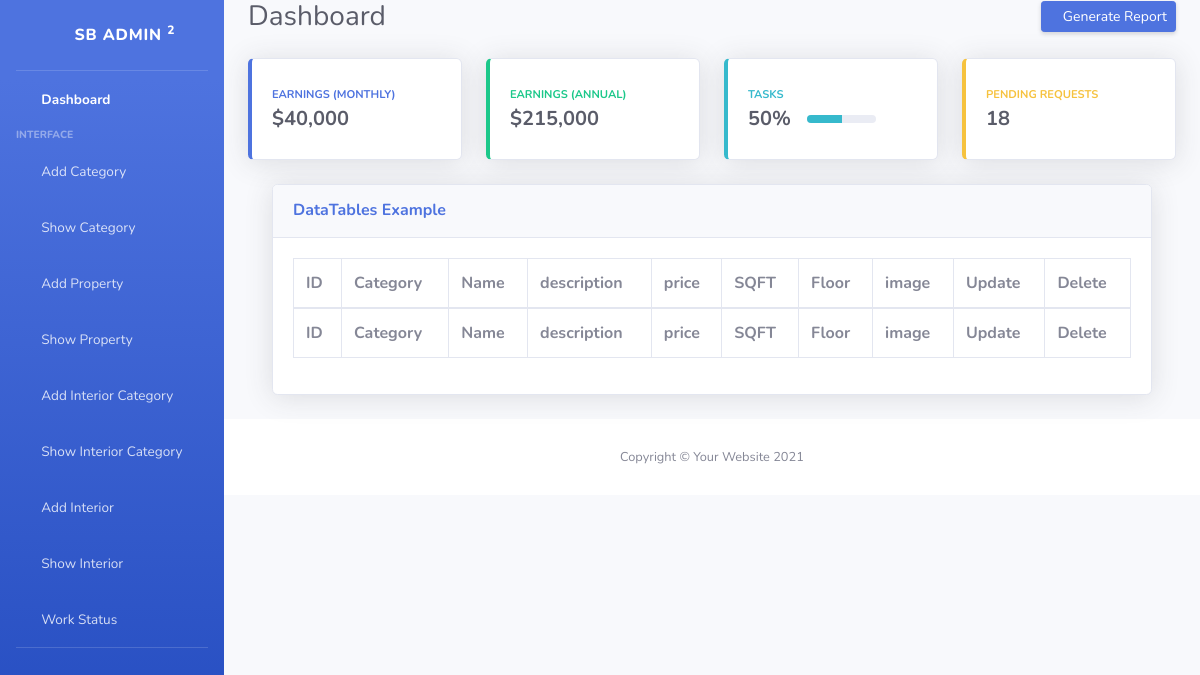
The page /index/showproperty/ on the database as committed earlier.
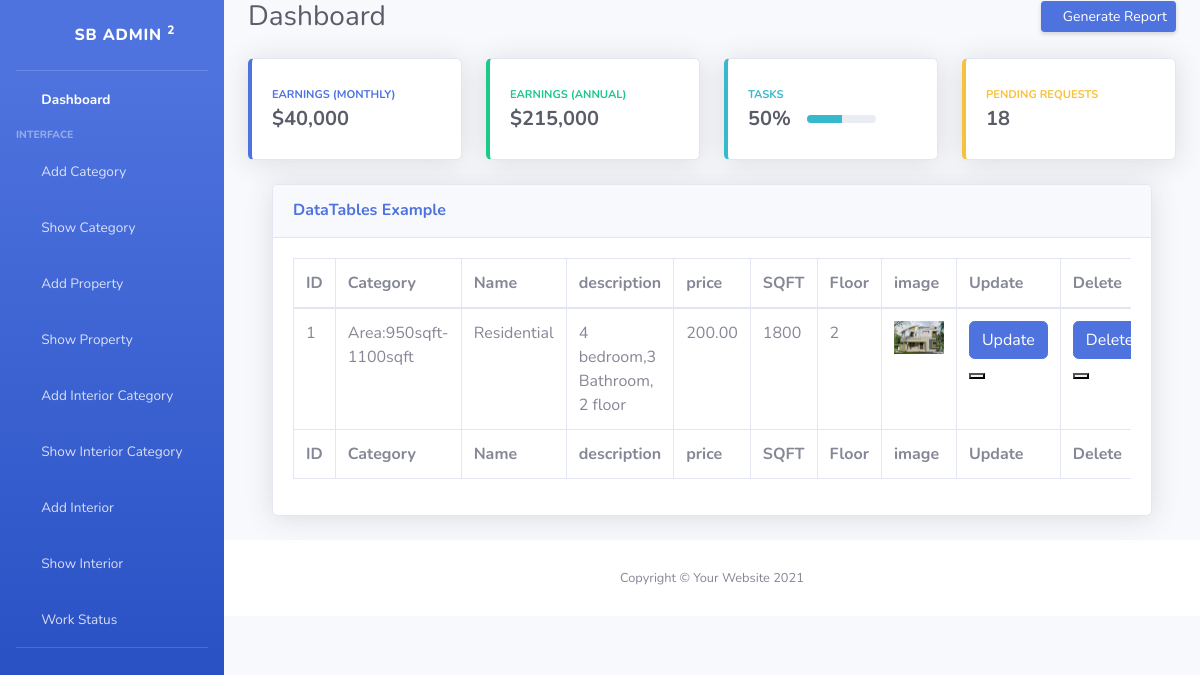
The same page on the database as committed later.
### Adminmodule/models.py (models this page shows, shortened)
class Property(models.Model):
    category = models.ForeignKey(Category, on_delete=models.CASCADE)
    name = models.CharField(max_length=100)
    description = models.TextField()
    price = models.DecimalField(max_digits=10, decimal_places=2)
    sqft = models.PositiveIntegerField()
    floor = models.PositiveIntegerField()
    image = models.ImageField(upload_to='property_images/', null=True, blank=True)

class Category(models.Model):
    name = models.CharField(max_length=100)
    description = models.TextField()
    image = models.ImageField(upload_to='category_images/', null=True, blank=True)
    def __str__(self):
        return self.name

### Adminmodule/views.py (the view)
# urls.py: path('showproperty/', views.showproperty, name="showproperty"),
def showproperty(request):
    data=Property.objects.all()
    return render(request, "showproperty.html",{"data":data})

### Adminmodule/templates/showproperty.html (shortened to what this page needs)
<!DOCTYPE html>
{% extends 'Adminindex.html' %}
{% block content %}
<html lang="en">
<head>
    <link href="vendor/fontawesome-free/css/all.min.css" rel="stylesheet" type="text/css">
    <link href="css/sb-admin-2.min.css" rel="stylesheet">
</head>
<body class="bg-gradient-primary">
    <div class="container">
        <div class="card shadow mb-4">
            <div class="card-header py-3">
                <h6 class="m-0 font-weight-bold text-primary">DataTables Example</h6>
            </div>
            <div class="card-body">
                <div class="table-responsive">
                    <table class="table table-bordered" id="dataTable" width="100%" cellspacing="0">
                        <thead>
                            <tr>
                                <th>ID</th>
                                <th>Category</th>
                                <th>Name</th>
                                <th>description</th>
                                <th>price</th>
                                <th>SQFT</th>
                                <th>Floor</th>
                                <th>image</th>
                                <th>Update</th>
                                <th>Delete</th>
                            </tr>
                        </thead>
                        <tfoot>
                            <tr>
                                <th>ID</th>
                                <th>Category</th>
                                <th>Name</th>
                                <th>description</th>
                                <th>price</th>
                                <th>SQFT</th>
                                <th>Floor</th>
                                <th>image</th>
                                <th>Update</th>
                                <th>Delete</th>
                            </tr>
                        </tfoot>
                        {% for i in data %}
                        <tbody>
                            <tr>
                                <td>{{i.id}}</td>
                                <td>{{i.category}}</td>
                                <td>{{i.name}}</td>
                                <td>{{i.description}}</td>
                                <td>{{i.price}}</td>
                                <td>{{i.sqft}}</td>
                                <td>{{i.floor}}</td>
                                <td><img src="{{i.image.url}}" width="50px" height="=30px"></td>
                                <form action="{% url 'updateProperty' dataid=i.id %}" method="get" enctype="multipart/form-data">
                                <td><button type="submit" class="btn btn-primary btn-user btn-block">
                                    Update
                                <button></td>
                                </form>
                                <form action="{% url 'deleteproperty' dataid=i.id %}" method="get" enctype="multipart/form-data">
                                <td><button type="submit" class="btn btn-primary btn-user btn-block">
                                    Delete
                                <button></td>
                                </form>
                            </tr>
                        </tbody>
                        {% endfor %}
                    </table>
                </div>
            </div>
        </div>
    </div>
</div>
{% endblock %}

### Adminmodule/templates/Adminindex.html (shortened to what this page needs)
<!DOCTYPE html>
{% load static %}
<html lang="en">
<head>
    <link href="vendor/fontawesome-free/css/all.min.css" rel="stylesheet" type="text/css">
    <link href="{% static 'css/sb-admin-2.min.css' %}" rel="stylesheet">
</head>
<body id="page-top">
    <div id="wrapper">
        <ul class="navbar-nav bg-gradient-primary sidebar sidebar-dark accordion" id="accordionSidebar">
            <a class="sidebar-brand d-flex align-items-center justify-content-center" href="index.html">
                <div class="sidebar-brand-icon rotate-n-15">
                    <i class="fas fa-laugh-wink"></i>
                </div>
                <div class="sidebar-brand-text mx-3">SB Admin <sup>2</sup></div>
            </a>
            <hr class="sidebar-divider my-0">
            <li class="nav-item active">
                <a class="nav-link" href="index.html">
                    <i class="fas fa-fw fa-tachometer-alt"></i>
                    <span>Dashboard</span></a>
            </li>
            <div class="sidebar-heading">
                Interface
            </div>
            <li class="nav-item">
                <a class="nav-link" href="{% url 'AddCategory' %}">
                    <i class="fas fa-fw fa-chart-area"></i>
                    <span>Add Category</span></a>
            </li>
            <li class="nav-item">
                <a class="nav-link" href="{% url 'showCategory' %}">
                    <i class="fas fa-fw fa-table"></i>
                    <span>Show Category</span></a>
            </li>
                        <li class="nav-item">
                            <a class="nav-link" href="{% url 'Addproperty' %}">
                                <i class="fas fa-fw fa-table"></i>
                                <span>Add Property</span></a>
                        </li>
            <li class="nav-item">
                <a class="nav-link" href="{% url 'showproperty' %}">
                    <i class="fas fa-fw fa-table"></i>
                    <span>Show Property</span></a>
            </li>
         <li class="nav-item">
            <a class="nav-link" href="{% url 'Addinteriorcategory' %}">
            <i class="fas fa-fw fa-table"></i>
             <span>Add Interior Category</span></a>
         </li>
                                    <li class="nav-item">
                                        <a class="nav-link" href="tables.html">
                                            <i class="fas fa-fw fa-table"></i>
                                            <span>Show Interior Category</span></a>
                                    </li>
        <li class="nav-item">
            <a class="nav-link" href="{% url 'Addinterior' %}">
            <i class="fas fa-fw fa-table"></i>
             <span>Add Interior</span></a>
         </li>
                                    <li class="nav-item">
                                        <a class="nav-link" href="tables.html">
                                            <i class="fas fa-fw fa-table"></i>
                                            <span>Show Interior</span></a>
                                    </li>
                                    <li class="nav-item">
                                    <a class="nav-link" href="tables.html">
                                    <i class="fas fa-fw fa-table"></i>
                                    <span>Work Status</span></a>
                                    </li>
            <hr class="sidebar-divider d-none d-md-block">
        </ul>
        <div id="content-wrapper" class="d-flex flex-column">
            <div id="content">
                <div class="container-fluid">
                    <div class="d-sm-flex align-items-center justify-content-between mb-4">
                        <h1 class="h3 mb-0 text-gray-800">Dashboard</h1>
                        <a href="#" class="d-none d-sm-inline-block btn btn-sm btn-primary shadow-sm"><i
                                class="fas fa-download fa-sm text-white-50"></i> Generate Report</a>
                    </div>
                    <div class="row">
                        <div class="col-xl-3 col-md-6 mb-4">
                            <div class="card border-left-primary shadow h-100 py-2">
                                <div class="card-body">
                                    <div class="row no-gutters align-items-center">
                                        <div class="col mr-2">
                                            <div class="text-xs font-weight-bold text-primary text-uppercase mb-1">
                                                Earnings (Monthly)</div>
                                            <div class="h5 mb-0 font-weight-bold text-gray-800">$40,000</div>
                                        </div>
                                        <div class="col-auto">
                                            <i class="fas fa-calendar fa-2x text-gray-300"></i>
                                        </div>
                                    </div>
                                </div>
                            </div>
                        </div>
                        <div class="col-xl-3 col-md-6 mb-4">
                            <div class="card border-left-success shadow h-100 py-2">
                                <div class="card-body">
                                    <div class="row no-gutters align-items-center">
                                        <div class="col mr-2">
                                            <div class="text-xs font-weight-bold text-success text-uppercase mb-1">
                                                Earnings (Annual)</div>
                                            <div class="h5 mb-0 font-weight-bold text-gray-800">$215,000</div>
                                        </div>
                                        <div class="col-auto">
                                            <i class="fas fa-dollar-sign fa-2x text-gray-300"></i>
                                        </div>
                                    </div>
                                </div>
                            </div>
                        </div>
                        <div class="col-xl-3 col-md-6 mb-4">
                            <div class="card border-left-info shadow h-100 py-2">
                                <div class="card-body">
                                    <div class="row no-gutters align-items-center">
                                        <div class="col mr-2">
                                            <div class="text-xs font-weight-bold text-info text-uppercase mb-1">Tasks
                                            </div>
                                            <div class="row no-gutters align-items-center">
                                                <div class="col-auto">
                                                    <div class="h5 mb-0 mr-3 font-weight-bold text-gray-800">50%</div>
                                                </div>
                                                <div class="col">
                                                    <div class="progress progress-sm mr-2">
                                                        <div class="progress-bar bg-info" role="progressbar"
                                                            style="width: 50%" aria-valuenow="50" aria-valuemin="0"
                                                            aria-valuemax="100"></div>
                                                    </div>
                                                </div>
                                            </div>
                                        </div>
                                        <div class="col-auto">
                                            <i class="fas fa-clipboard-list fa-2x text-gray-300"></i>
                                        </div>
                                    </div>
                                </div>
                            </div>
                        </div>
                        <div class="col-xl-3 col-md-6 mb-4">
                            <div class="card border-left-warning shadow h-100 py-2">
                                <div class="card-body">
                                    <div class="row no-gutters align-items-center">
                                        <div class="col mr-2">
                                            <div class="text-xs font-weight-bold text-warning text-uppercase mb-1">
                                                Pending Requests</div>
                                            <div class="h5 mb-0 font-weight-bold text-gray-800">18</div>
                                        </div>
                                        <div class="col-auto">
                                            <i class="fas fa-comments fa-2x text-gray-300"></i>
                                        </div>
                                    </div>
                                </div>
                            </div>
                        </div>
                    </div>
 {% block content %}
{% endblock %}
            <footer class="sticky-footer bg-white">
                <div class="container my-auto">
                    <div class="copyright text-center my-auto">
                        <span>Copyright &copy; Your Website 2021</span>
                    </div>
                </div>
            </footer>
        </div>
    </div>
</body>
</html>

Rows that differ between the two databases and show on the page:
added Property: id "1", category "Area:950sqft-1100sqft", name "Residential", description "4 bedroom,3 Bathroom, 2 floor", price "200.00", sqft "1800", floor "2", image (picture)
